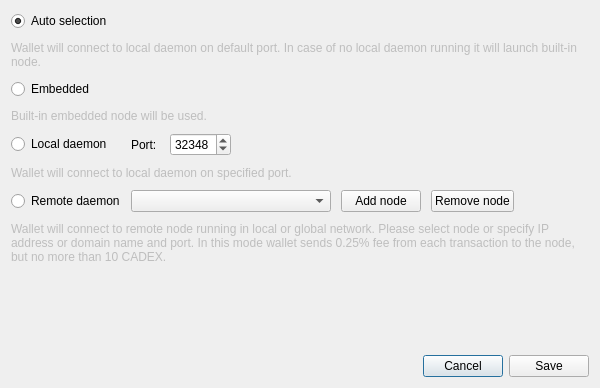
<?xml version="1.0" encoding="UTF-8"?>
<ui version="4.0">
 <class>ConnectionSettingsDialog</class>
 <widget class="QDialog" name="ConnectionSettingsDialog">
  <property name="windowModality">
   <enum>Qt::ApplicationModal</enum>
  </property>
  <property name="geometry">
   <rect>
    <x>0</x>
    <y>0</y>
    <width>600</width>
    <height>388</height>
   </rect>
  </property>
  <property name="windowTitle">
   <string>Connection settings</string>
  </property>
  <layout class="QGridLayout" name="gridLayout_2">
   <item row="2" column="0">
    <layout class="QHBoxLayout" name="horizontalLayout">
     <item>
      <spacer name="horizontalSpacer">
       <property name="orientation">
        <enum>Qt::Horizontal</enum>
       </property>
       <property name="sizeHint" stdset="0">
        <size>
         <width>40</width>
         <height>20</height>
        </size>
       </property>
      </spacer>
     </item>
     <item>
      <widget class="QPushButton" name="connectionCancelButton">
       <property name="text">
        <string>Cancel</string>
       </property>
      </widget>
     </item>
     <item>
      <widget class="QPushButton" name="connectionSaveButton">
       <property name="text">
        <string>Save</string>
       </property>
      </widget>
     </item>
    </layout>
   </item>
   <item row="0" column="0">
    <layout class="QGridLayout" name="gridLayout">
     <property name="sizeConstraint">
      <enum>QLayout::SetMaximumSize</enum>
     </property>
     <property name="verticalSpacing">
      <number>10</number>
     </property>
     <item row="0" column="0">
      <widget class="QRadioButton" name="radioButton_1">
       <property name="enabled">
        <bool>true</bool>
       </property>
       <property name="text">
        <string>Auto selection</string>
       </property>
       <property name="checked">
        <bool>true</bool>
       </property>
      </widget>
     </item>
     <item row="1" column="0" colspan="2">
      <widget class="QLabel" name="label">
       <property name="enabled">
        <bool>false</bool>
       </property>
       <property name="text">
        <string>Wallet will connect to local daemon on default port. In case of no local daemon running it will launch built-in node.</string>
       </property>
       <property name="wordWrap">
        <bool>true</bool>
       </property>
      </widget>
     </item>
     <item row="2" column="0">
      <widget class="QRadioButton" name="radioButton_2">
       <property name="text">
        <string>Embedded</string>
       </property>
      </widget>
     </item>
     <item row="3" column="0" colspan="2">
      <widget class="QLabel" name="label_2">
       <property name="enabled">
        <bool>false</bool>
       </property>
       <property name="text">
        <string>Built-in embedded node will be used.</string>
       </property>
       <property name="wordWrap">
        <bool>true</bool>
       </property>
      </widget>
     </item>
     <item row="4" column="0">
      <widget class="QRadioButton" name="radioButton_3">
       <property name="text">
        <string>Local daemon</string>
       </property>
      </widget>
     </item>
     <item row="4" column="1">
      <layout class="QHBoxLayout" name="horizontalLayout_2">
       <property name="spacing">
        <number>10</number>
       </property>
       <item>
        <widget class="QLabel" name="label_3">
         <property name="text">
          <string>Port: </string>
         </property>
        </widget>
       </item>
       <item>
        <widget class="QSpinBox" name="m_localDaemonPort">
         <property name="minimum">
          <number>0</number>
         </property>
         <property name="maximum">
          <number>65535</number>
         </property>
         <property name="value">
          <number>32348</number>
         </property>
         <property name="displayIntegerBase">
          <number>10</number>
         </property>
        </widget>
       </item>
       <item>
        <spacer name="horizontalSpacer_2">
         <property name="orientation">
          <enum>Qt::Horizontal</enum>
         </property>
         <property name="sizeHint" stdset="0">
          <size>
           <width>40</width>
           <height>20</height>
          </size>
         </property>
        </spacer>
       </item>
      </layout>
     </item>
     <item row="5" column="0" colspan="2">
      <widget class="QLabel" name="label_4">
       <property name="enabled">
        <bool>false</bool>
       </property>
       <property name="text">
        <string>Wallet will connect to local daemon on specified port.</string>
       </property>
       <property name="wordWrap">
        <bool>true</bool>
       </property>
      </widget>
     </item>
     <item row="6" column="0">
      <widget class="QRadioButton" name="radioButton_4">
       <property name="text">
        <string>Remote daemon</string>
       </property>
      </widget>
     </item>
     <item row="6" column="1">
      <layout class="QHBoxLayout" name="horizontalLayout_3">
       <property name="spacing">
        <number>10</number>
       </property>
       <item>
        <widget class="QComboBox" name="remoteNodesComboBox">
         <property name="minimumSize">
          <size>
           <width>200</width>
           <height>0</height>
          </size>
         </property>
         <property name="editable">
          <bool>false</bool>
         </property>
         <property name="insertPolicy">
          <enum>QComboBox::InsertAtTop</enum>
         </property>
        </widget>
       </item>
       <item>
        <widget class="QPushButton" name="addNodeButton">
         <property name="text">
          <string>Add node</string>
         </property>
         <property name="icon">
          <iconset resource="../../resources.qrc">
           <normaloff>:/icons/add</normaloff>:/icons/add</iconset>
         </property>
        </widget>
       </item>
       <item>
        <widget class="QPushButton" name="removeNodeButton">
         <property name="text">
          <string>Remove node</string>
         </property>
         <property name="icon">
          <iconset resource="../../resources.qrc">
           <normaloff>:/icons/remove</normaloff>:/icons/remove</iconset>
         </property>
        </widget>
       </item>
       <item>
        <spacer name="horizontalSpacer_3">
         <property name="orientation">
          <enum>Qt::Horizontal</enum>
         </property>
         <property name="sizeHint" stdset="0">
          <size>
           <width>40</width>
           <height>20</height>
          </size>
         </property>
        </spacer>
       </item>
      </layout>
     </item>
     <item row="7" column="0" colspan="2">
      <widget class="QLabel" name="label_5">
       <property name="enabled">
        <bool>false</bool>
       </property>
       <property name="sizePolicy">
        <sizepolicy hsizetype="Preferred" vsizetype="MinimumExpanding">
         <horstretch>0</horstretch>
         <verstretch>0</verstretch>
        </sizepolicy>
       </property>
       <property name="minimumSize">
        <size>
         <width>0</width>
         <height>40</height>
        </size>
       </property>
       <property name="text">
        <string>Wallet will connect to remote node running in local or global network. Please select node or specify IP address or domain name and port. In this mode wallet sends 0.25% fee from each transaction to the node, but no more than 10 CADEX.</string>
       </property>
       <property name="wordWrap">
        <bool>true</bool>
       </property>
      </widget>
     </item>
    </layout>
   </item>
   <item row="1" column="0">
    <spacer name="verticalSpacer">
     <property name="orientation">
      <enum>Qt::Vertical</enum>
     </property>
     <property name="sizeHint" stdset="0">
      <size>
       <width>20</width>
       <height>40</height>
      </size>
     </property>
    </spacer>
   </item>
  </layout>
 </widget>
 <resources>
  <include location="../../resources.qrc"/>
 </resources>
 <connections>
  <connection>
   <sender>connectionCancelButton</sender>
   <signal>clicked()</signal>
   <receiver>ConnectionSettingsDialog</receiver>
   <slot>reject()</slot>
   <hints>
    <hint type="sourcelabel">
     <x>549</x>
     <y>259</y>
    </hint>
    <hint type="destinationlabel">
     <x>338</x>
     <y>140</y>
    </hint>
   </hints>
  </connection>
  <connection>
   <sender>connectionSaveButton</sender>
   <signal>clicked()</signal>
   <receiver>ConnectionSettingsDialog</receiver>
   <slot>accept()</slot>
   <hints>
    <hint type="sourcelabel">
     <x>630</x>
     <y>259</y>
    </hint>
    <hint type="destinationlabel">
     <x>338</x>
     <y>140</y>
    </hint>
   </hints>
  </connection>
  <connection>
   <sender>addNodeButton</sender>
   <signal>clicked()</signal>
   <receiver>ConnectionSettingsDialog</receiver>
   <slot>addNodeClicked()</slot>
   <hints>
    <hint type="sourcelabel">
     <x>361</x>
     <y>153</y>
    </hint>
    <hint type="destinationlabel">
     <x>290</x>
     <y>135</y>
    </hint>
   </hints>
  </connection>
  <connection>
   <sender>removeNodeButton</sender>
   <signal>clicked()</signal>
   <receiver>ConnectionSettingsDialog</receiver>
   <slot>removeNodeClicked()</slot>
   <hints>
    <hint type="sourcelabel">
     <x>459</x>
     <y>177</y>
    </hint>
    <hint type="destinationlabel">
     <x>299</x>
     <y>193</y>
    </hint>
   </hints>
  </connection>
 </connections>
</ui>
